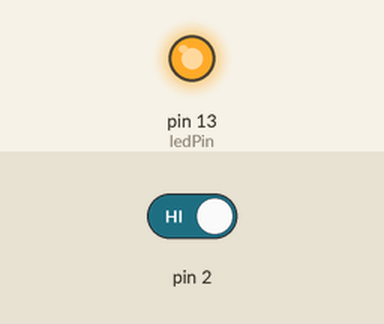
A sketch run on a simulated Arduino Uno, built with avr-gcc and run on an emulated ATmega328P. Parts: output pins drawn as LEDs (lit = HIGH). Dashed ring = blinking. The inputs (shaded band) are chosen by the test bench; at power-on: pin 2 HIGH.

Above: at 0.1 s.
At 1.2 s:
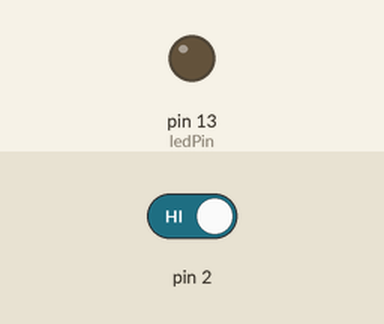
1.3 s: pin 2 driven LOW
At 2.05 s:
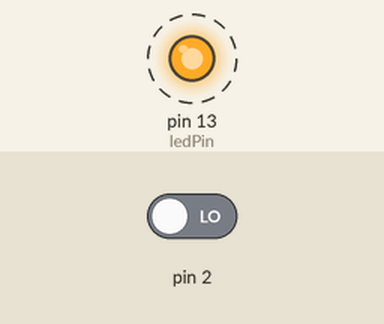
Timing chart, 0 to 10.3 s (numbered marks = the images above; inputs shaded):
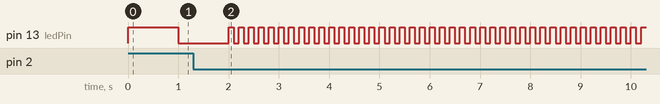

The sketch:

InterruptTest002.ino
```cpp
int ledPin = 13;
volatile boolean flashFast = false;

void setup() {
  pinMode(ledPin, OUTPUT);
  attachInterrupt(0, stuffHappened, FALLING);
}

void loop() {
  int period = 1000;
  if (flashFast) { period = 100; }
  digitalWrite(ledPin, HIGH);
  delay(period);
  digitalWrite(ledPin, LOW);
  delay(period);
}

void stuffHappened() {
  flashFast = ! flashFast;
}
```

Measured:
- after the input at 1.3 s, pin 13 (ledPin): alternates HIGH for 0.10 s and LOW for 0.10 s, starting after 0.80 s
